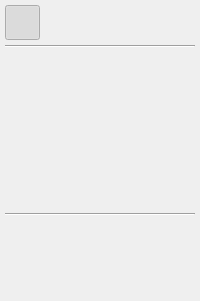
        <widget class="QWidget" name="actionsidebar" native="true">
         <layout class="QVBoxLayout" name="action_sidebar">
          <property name="spacing">
           <number>5</number>
          </property>
          <property name="leftMargin">
           <number>5</number>
          </property>
          <property name="topMargin">
           <number>5</number>
          </property>
          <property name="rightMargin">
           <number>5</number>
          </property>
          <property name="bottomMargin">
           <number>5</number>
          </property>
          <item>
           <widget class="QPushButton" name="chat_button">
            <property name="minimumSize">
             <size>
              <width>35</width>
              <height>35</height>
             </size>
            </property>
            <property name="maximumSize">
             <size>
              <width>35</width>
              <height>35</height>
             </size>
            </property>
            <property name="cursor">
             <cursorShape>PointingHandCursor</cursorShape>
            </property>
            <property name="toolTip">
             <string>Toggle Chat</string>
            </property>
            <property name="text">
             <string/>
            </property>
            <property name="icon">
             <iconset resource="../../../../../../gui/resources/feather.qrc">
              <normaloff>:/light/icons/lucide/light/message-square-text.svg</normaloff>:/light/icons/lucide/light/message-square-text.svg</iconset>
            </property>
            <property name="iconSize">
             <size>
              <width>20</width>
              <height>20</height>
             </size>
            </property>
            <property name="checkable">
             <bool>true</bool>
            </property>
            <property name="checked">
             <bool>true</bool>
            </property>
            <property name="flat">
             <bool>true</bool>
            </property>
           </widget>
          </item>
          <item>
           <widget class="Line" name="line_3">
            <property name="orientation">
             <enum>Qt::Orientation::Horizontal</enum>
            </property>
           </widget>
          </item>
          <item>
           <widget class="QPushButton" name="knowledgebase_button">
            <property name="minimumSize">
             <size>
              <width>35</width>
              <height>35</height>
             </size>
            </property>
            <property name="maximumSize">
             <size>
              <width>35</width>
              <height>35</height>
             </size>
            </property>
            <property name="cursor">
             <cursorShape>PointingHandCursor</cursorShape>
            </property>
            <property name="toolTip">
             <string>Toggle Knowledgebase</string>
            </property>
            <property name="text">
             <string/>
            </property>
            <property name="icon">
             <iconset resource="../../../../../../gui/resources/feather.qrc">
              <normaloff>:/light/icons/feather/light/book.svg</normaloff>:/light/icons/feather/light/book.svg</iconset>
            </property>
            <property name="iconSize">
             <size>
              <width>20</width>
              <height>20</height>
             </size>
            </property>
            <property name="checkable">
             <bool>true</bool>
            </property>
            <property name="checked">
             <bool>false</bool>
            </property>
            <property name="flat">
             <bool>true</bool>
            </property>
           </widget>
          </item>
          <item>
           <widget class="QPushButton" name="history_sidebar_button">
            <property name="minimumSize">
             <size>
              <width>35</width>
              <height>35</height>
             </size>
            </property>
            <property name="maximumSize">
             <size>
              <width>35</width>
              <height>35</height>
             </size>
            </property>
            <property name="cursor">
             <cursorShape>PointingHandCursor</cursorShape>
            </property>
            <property name="toolTip">
             <string>Chat history</string>
            </property>
            <property name="text">
             <string/>
            </property>
            <property name="icon">
             <iconset resource="../../../../../../gui/resources/feather.qrc">
              <normaloff>:/light/icons/lucide/light/history.svg</normaloff>:/light/icons/lucide/light/history.svg</iconset>
            </property>
            <property name="iconSize">
             <size>
              <width>20</width>
              <height>20</height>
             </size>
            </property>
            <property name="checkable">
             <bool>true</bool>
            </property>
            <property name="flat">
             <bool>true</bool>
            </property>
           </widget>
          </item>
          <item>
           <widget class="QPushButton" name="llm_settings_sidebar_button">
            <property name="minimumSize">
             <size>
              <width>35</width>
              <height>35</height>
             </size>
            </property>
            <property name="maximumSize">
             <size>
              <width>35</width>
              <height>35</height>
             </size>
            </property>
            <property name="cursor">
             <cursorShape>PointingHandCursor</cursorShape>
            </property>
            <property name="toolTip">
             <string>LLM generator settings</string>
            </property>
            <property name="text">
             <string/>
            </property>
            <property name="icon">
             <iconset resource="../../../../../../gui/resources/feather.qrc">
              <normaloff>:/light/icons/lucide/light/settings-2.svg</normaloff>:/light/icons/lucide/light/settings-2.svg</iconset>
            </property>
            <property name="iconSize">
             <size>
              <width>20</width>
              <height>20</height>
             </size>
            </property>
            <property name="checkable">
             <bool>true</bool>
            </property>
            <property name="flat">
             <bool>true</bool>
            </property>
           </widget>
          </item>
          <item>
           <spacer name="verticalSpacer">
            <property name="orientation">
             <enum>Qt::Orientation::Vertical</enum>
            </property>
            <property name="sizeHint" stdset="0">
             <size>
              <width>20</width>
              <height>40</height>
             </size>
            </property>
           </spacer>
          </item>
          <item>
           <widget class="Line" name="line">
            <property name="orientation">
             <enum>Qt::Orientation::Horizontal</enum>
            </property>
           </widget>
          </item>
          <item>
           <widget class="QPushButton" name="text_to_speech_button">
            <property name="minimumSize">
             <size>
              <width>35</width>
              <height>35</height>
             </size>
            </property>
            <property name="maximumSize">
             <size>
              <width>35</width>
              <height>35</height>
             </size>
            </property>
            <property name="toolTip">
             <string>Toggle Text to Speech</string>
            </property>
            <property name="text">
             <string/>
            </property>
            <property name="icon">
             <iconset resource="../../../../../../gui/resources/feather.qrc">
              <normaloff>:/light/icons/feather/light/speaker.svg</normaloff>:/light/icons/feather/light/speaker.svg</iconset>
            </property>
            <property name="iconSize">
             <size>
              <width>20</width>
              <height>20</height>
             </size>
            </property>
            <property name="checkable">
             <bool>true</bool>
            </property>
            <property name="flat">
             <bool>true</bool>
            </property>
           </widget>
          </item>
          <item>
           <widget class="QPushButton" name="speech_to_text_button">
            <property name="minimumSize">
             <size>
              <width>35</width>
              <height>35</height>
             </size>
            </property>
            <property name="maximumSize">
             <size>
              <width>35</width>
              <height>35</height>
             </size>
            </property>
            <property name="toolTip">
             <string>Toggle Speech to Text</string>
            </property>
            <property name="text">
             <string/>
            </property>
            <property name="icon">
             <iconset resource="../../../../../../gui/resources/feather.qrc">
              <normaloff>:/light/icons/feather/light/mic.svg</normaloff>:/light/icons/feather/light/mic.svg</iconset>
            </property>
            <property name="iconSize">
             <size>
              <width>20</width>
              <height>20</height>
             </size>
            </property>
            <property name="checkable">
             <bool>true</bool>
            </property>
            <property name="flat">
             <bool>true</bool>
            </property>
           </widget>
          </item>
         </layout>
        </widget>
